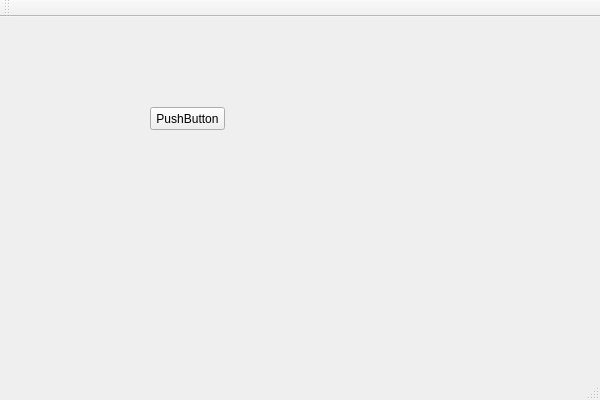
<?xml version="1.0" encoding="UTF-8"?>
<ui version="4.0">
 <class>BoardClientClass</class>
 <widget class="QMainWindow" name="BoardClientClass">
  <property name="geometry">
   <rect>
    <x>0</x>
    <y>0</y>
    <width>600</width>
    <height>400</height>
   </rect>
  </property>
  <property name="windowTitle">
   <string>BoardClient</string>
  </property>
  <widget class="QWidget" name="centralWidget">
   <widget class="QPushButton" name="pushButton">
    <property name="geometry">
     <rect>
      <x>150</x>
      <y>90</y>
      <width>75</width>
      <height>23</height>
     </rect>
    </property>
    <property name="text">
     <string>PushButton</string>
    </property>
   </widget>
  </widget>
  <widget class="QMenuBar" name="menuBar">
   <property name="geometry">
    <rect>
     <x>0</x>
     <y>0</y>
     <width>600</width>
     <height>21</height>
    </rect>
   </property>
  </widget>
  <widget class="QToolBar" name="mainToolBar">
   <attribute name="toolBarArea">
    <enum>TopToolBarArea</enum>
   </attribute>
   <attribute name="toolBarBreak">
    <bool>false</bool>
   </attribute>
  </widget>
  <widget class="QStatusBar" name="statusBar"/>
 </widget>
 <layoutdefault spacing="6" margin="11"/>
 <resources>
  <include location="BoardClient.qrc"/>
 </resources>
 <connections/>
</ui>
